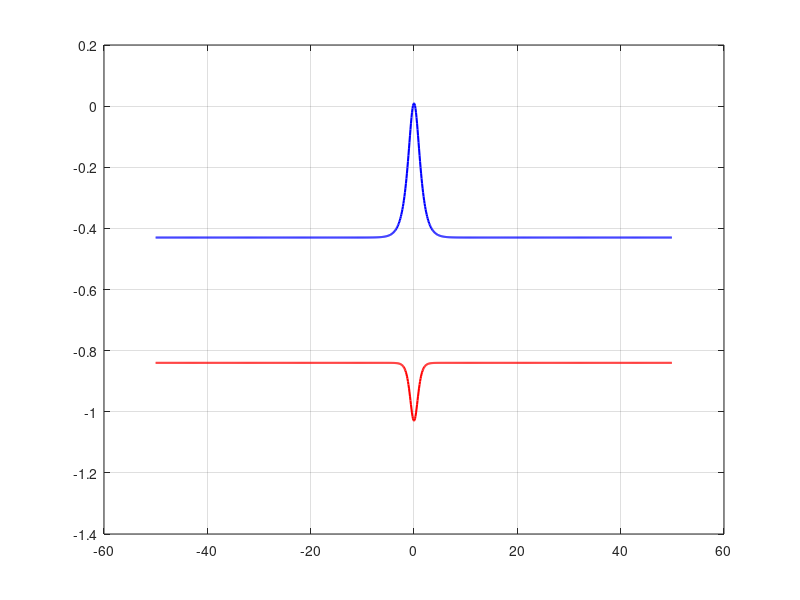

Write the MATLAB code that produced this figure. (Note: this script raises an error after producing the figure.)
close all; clear variables;

L = 100;
Nx = 1024;
dx = L/Nx;                             % Spatial step size
xo = (-Nx/2:1:Nx/2-1)'*dx;               % Spatial grid points
for M=1:1

psi_i = -0.43 + 0.44*sech(xo/M);
psi_r = -0.84-0.19*sech(xo/M).^2;
psi_0 = psi_r' + 1i*psi_i';

plot(xo, psi_r, '-r', 'LineWidth', 1.5); hold on; plot(xo, psi_i, '-b', 'LineWidth', 1.5); grid on; legend('Real', 'Imag', 0);
title(sprintf('M = %d', M));
hold off;
drawnow;
end